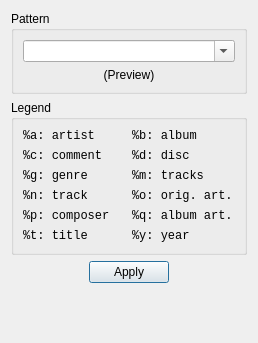
<?xml version="1.0" encoding="UTF-8"?>
<ui version="4.0">
 <class>RenameWidget</class>
 <widget class="QWidget" name="RenameWidget">
  <property name="geometry">
   <rect>
    <x>0</x>
    <y>0</y>
    <width>258</width>
    <height>343</height>
   </rect>
  </property>
  <property name="windowTitle">
   <string>Form</string>
  </property>
  <layout class="QVBoxLayout" name="verticalLayout_2">
   <item>
    <widget class="QGroupBox" name="groupBox">
     <property name="title">
      <string>Pattern</string>
     </property>
     <layout class="QVBoxLayout" name="verticalLayout">
      <item>
       <widget class="QComboBox" name="pattern">
        <property name="editable">
         <bool>true</bool>
        </property>
       </widget>
      </item>
      <item>
       <widget class="QLabel" name="label">
        <property name="text">
         <string>(Preview)</string>
        </property>
        <property name="alignment">
         <set>Qt::AlignCenter</set>
        </property>
       </widget>
      </item>
     </layout>
    </widget>
   </item>
   <item>
    <widget class="QGroupBox" name="groupBox_3">
     <property name="sizePolicy">
      <sizepolicy hsizetype="Preferred" vsizetype="Preferred">
       <horstretch>0</horstretch>
       <verstretch>0</verstretch>
      </sizepolicy>
     </property>
     <property name="title">
      <string>Legend</string>
     </property>
     <layout class="QGridLayout" name="gridLayout">
      <item row="0" column="0">
       <widget class="QLabel" name="label_14">
        <property name="font">
         <font>
          <family>Monospace</family>
         </font>
        </property>
        <property name="toolTip">
         <string>Name of the artist</string>
        </property>
        <property name="text">
         <string>%a: artist</string>
        </property>
        <property name="alignment">
         <set>Qt::AlignLeading|Qt::AlignLeft|Qt::AlignVCenter</set>
        </property>
       </widget>
      </item>
      <item row="0" column="1">
       <widget class="QLabel" name="label_15">
        <property name="font">
         <font>
          <family>Monospace</family>
         </font>
        </property>
        <property name="toolTip">
         <string>Name of the album</string>
        </property>
        <property name="text">
         <string>%b: album</string>
        </property>
        <property name="alignment">
         <set>Qt::AlignLeading|Qt::AlignLeft|Qt::AlignVCenter</set>
        </property>
       </widget>
      </item>
      <item row="1" column="0">
       <widget class="QLabel" name="label_24">
        <property name="font">
         <font>
          <family>Monospace</family>
         </font>
        </property>
        <property name="toolTip">
         <string>Content of comment field</string>
        </property>
        <property name="text">
         <string>%c: comment</string>
        </property>
        <property name="alignment">
         <set>Qt::AlignLeading|Qt::AlignLeft|Qt::AlignVCenter</set>
        </property>
       </widget>
      </item>
      <item row="1" column="1">
       <widget class="QLabel" name="label_18">
        <property name="font">
         <font>
          <family>Monospace</family>
         </font>
        </property>
        <property name="toolTip">
         <string>Disc number</string>
        </property>
        <property name="text">
         <string>%d: disc</string>
        </property>
        <property name="alignment">
         <set>Qt::AlignLeading|Qt::AlignLeft|Qt::AlignVCenter</set>
        </property>
       </widget>
      </item>
      <item row="2" column="0">
       <widget class="QLabel" name="label_20">
        <property name="font">
         <font>
          <family>Monospace</family>
         </font>
        </property>
        <property name="toolTip">
         <string>Genre of the track</string>
        </property>
        <property name="text">
         <string>%g: genre</string>
        </property>
        <property name="alignment">
         <set>Qt::AlignLeading|Qt::AlignLeft|Qt::AlignVCenter</set>
        </property>
       </widget>
      </item>
      <item row="2" column="1">
       <widget class="QLabel" name="label_19">
        <property name="font">
         <font>
          <family>Monospace</family>
         </font>
        </property>
        <property name="toolTip">
         <string>Number of tracks in the set</string>
        </property>
        <property name="text">
         <string>%m: tracks</string>
        </property>
        <property name="alignment">
         <set>Qt::AlignLeading|Qt::AlignLeft|Qt::AlignVCenter</set>
        </property>
       </widget>
      </item>
      <item row="3" column="0">
       <widget class="QLabel" name="label_17">
        <property name="font">
         <font>
          <family>Monospace</family>
         </font>
        </property>
        <property name="toolTip">
         <string>Track number</string>
        </property>
        <property name="text">
         <string>%n: track</string>
        </property>
        <property name="alignment">
         <set>Qt::AlignLeading|Qt::AlignLeft|Qt::AlignVCenter</set>
        </property>
       </widget>
      </item>
      <item row="3" column="1">
       <widget class="QLabel" name="label_23">
        <property name="font">
         <font>
          <family>Monospace</family>
         </font>
        </property>
        <property name="toolTip">
         <string>Original artist</string>
        </property>
        <property name="text">
         <string>%o: orig. art.</string>
        </property>
        <property name="alignment">
         <set>Qt::AlignLeading|Qt::AlignLeft|Qt::AlignVCenter</set>
        </property>
       </widget>
      </item>
      <item row="4" column="0">
       <widget class="QLabel" name="label_22">
        <property name="font">
         <font>
          <family>Monospace</family>
         </font>
        </property>
        <property name="toolTip">
         <string>Name of the composer</string>
        </property>
        <property name="text">
         <string>%p: composer</string>
        </property>
        <property name="alignment">
         <set>Qt::AlignLeading|Qt::AlignLeft|Qt::AlignVCenter</set>
        </property>
       </widget>
      </item>
      <item row="5" column="1">
       <widget class="QLabel" name="label_21">
        <property name="font">
         <font>
          <family>Monospace</family>
         </font>
        </property>
        <property name="toolTip">
         <string>Year of release</string>
        </property>
        <property name="text">
         <string>%y: year</string>
        </property>
        <property name="alignment">
         <set>Qt::AlignLeading|Qt::AlignLeft|Qt::AlignVCenter</set>
        </property>
       </widget>
      </item>
      <item row="5" column="0">
       <widget class="QLabel" name="label_16">
        <property name="font">
         <font>
          <family>Monospace</family>
         </font>
        </property>
        <property name="toolTip">
         <string>Name of the track</string>
        </property>
        <property name="text">
         <string>%t: title</string>
        </property>
        <property name="alignment">
         <set>Qt::AlignLeading|Qt::AlignLeft|Qt::AlignVCenter</set>
        </property>
       </widget>
      </item>
      <item row="4" column="1">
       <widget class="QLabel" name="label_2">
        <property name="font">
         <font>
          <family>Monospace</family>
         </font>
        </property>
        <property name="toolTip">
         <string>Album artist</string>
        </property>
        <property name="text">
         <string>%q: album art.</string>
        </property>
       </widget>
      </item>
     </layout>
    </widget>
   </item>
   <item>
    <layout class="QHBoxLayout" name="horizontalLayout">
     <item>
      <spacer name="horizontalSpacer">
       <property name="orientation">
        <enum>Qt::Horizontal</enum>
       </property>
       <property name="sizeHint" stdset="0">
        <size>
         <width>40</width>
         <height>20</height>
        </size>
       </property>
      </spacer>
     </item>
     <item>
      <widget class="QPushButton" name="pushButton">
       <property name="text">
        <string>Apply</string>
       </property>
       <property name="autoDefault">
        <bool>true</bool>
       </property>
       <property name="default">
        <bool>true</bool>
       </property>
      </widget>
     </item>
     <item>
      <spacer name="horizontalSpacer_2">
       <property name="orientation">
        <enum>Qt::Horizontal</enum>
       </property>
       <property name="sizeHint" stdset="0">
        <size>
         <width>40</width>
         <height>20</height>
        </size>
       </property>
      </spacer>
     </item>
    </layout>
   </item>
   <item>
    <spacer name="verticalSpacer">
     <property name="orientation">
      <enum>Qt::Vertical</enum>
     </property>
     <property name="sizeHint" stdset="0">
      <size>
       <width>168</width>
       <height>38</height>
      </size>
     </property>
    </spacer>
   </item>
  </layout>
 </widget>
 <resources/>
 <connections/>
</ui>
